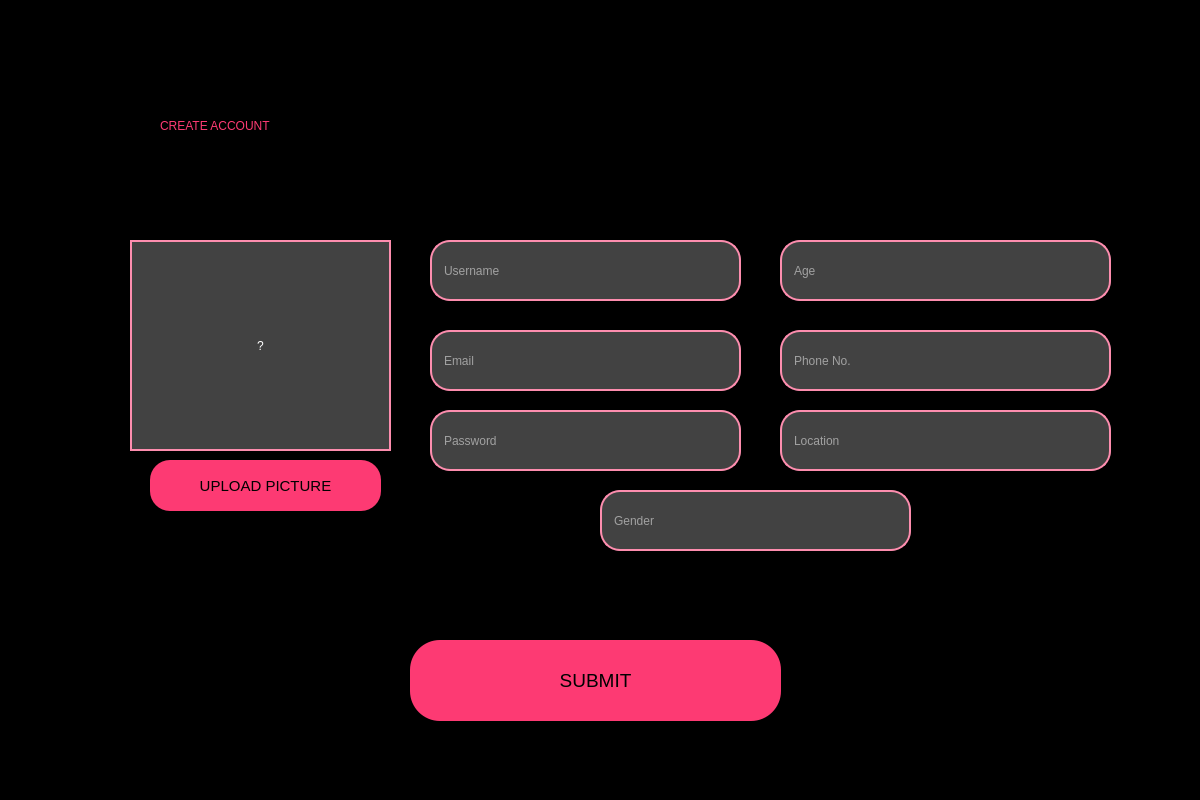
<?xml version="1.0" encoding="UTF-8"?>
<ui version="4.0">
 <class>MainWindow</class>
 <widget class="QMainWindow" name="MainWindow">
  <property name="geometry">
   <rect>
    <x>0</x>
    <y>0</y>
    <width>1200</width>
    <height>800</height>
   </rect>
  </property>
  <property name="windowTitle">
   <string>WELCOME</string>
  </property>
  <property name="styleSheet">
   <string notr="true">background-color: #424242;
background-color: rgb(0, 0, 0);
</string>
  </property>
  <widget class="QWidget" name="centralwidget">
   <widget class="QLabel" name="CreateAccount_Label">
    <property name="geometry">
     <rect>
      <x>160</x>
      <y>50</y>
      <width>981</width>
      <height>151</height>
     </rect>
    </property>
    <property name="styleSheet">
     <string notr="true">color: rgb(253, 58, 115);
font: 75 60pt &quot;Segoe Print&quot;;</string>
    </property>
    <property name="text">
     <string>CREATE ACCOUNT</string>
    </property>
   </widget>
   <widget class="QPushButton" name="submit_Button">
    <property name="geometry">
     <rect>
      <x>410</x>
      <y>640</y>
      <width>371</width>
      <height>81</height>
     </rect>
    </property>
    <property name="font">
     <font>
      <family>Arial</family>
      <pointsize>14</pointsize>
      <weight>50</weight>
      <italic>false</italic>
      <bold>false</bold>
     </font>
    </property>
    <property name="styleSheet">
     <string notr="true">QPushButton{
	background-color: rgb(253, 58, 115);
	border-radius: 30px;
	font: 14pt &quot;Arial&quot;;
}
QPushButton:hover{
	background-color: rgb(253, 141, 174);
}
</string>
    </property>
    <property name="text">
     <string>SUBMIT</string>
    </property>
   </widget>
   <widget class="QLineEdit" name="username_LineEdit">
    <property name="geometry">
     <rect>
      <x>430</x>
      <y>240</y>
      <width>311</width>
      <height>61</height>
     </rect>
    </property>
    <property name="styleSheet">
     <string notr="true">QLineEdit{
	background: #424242;
	border: 2px solid rgb(253, 141, 174);
	border-radius: 20px;
	padding-left: 10px;
	font: 14pt &quot;Arial&quot;;
	color: rgb(255, 255, 255);
}
QLineEdit:focus{
	border: 2px solid #FD3A73;
}</string>
    </property>
    <property name="alignment">
     <set>Qt::AlignLeading|Qt::AlignLeft|Qt::AlignVCenter</set>
    </property>
    <property name="placeholderText">
     <string>Username</string>
    </property>
   </widget>
   <widget class="QLineEdit" name="Email_LineEdit">
    <property name="geometry">
     <rect>
      <x>430</x>
      <y>330</y>
      <width>311</width>
      <height>61</height>
     </rect>
    </property>
    <property name="styleSheet">
     <string notr="true">QLineEdit{
	background: #424242;
	border: 2px solid rgb(253, 141, 174);
	border-radius: 20px;
	padding-left: 10px;
	font: 14pt &quot;Arial&quot;;
	color: rgb(255, 255, 255);
}
QLineEdit:focus{
	border: 2px solid #FD3A73;
}</string>
    </property>
    <property name="text">
     <string/>
    </property>
    <property name="alignment">
     <set>Qt::AlignLeading|Qt::AlignLeft|Qt::AlignVCenter</set>
    </property>
    <property name="placeholderText">
     <string>Email</string>
    </property>
   </widget>
   <widget class="QLineEdit" name="Password_LineEdit">
    <property name="geometry">
     <rect>
      <x>430</x>
      <y>410</y>
      <width>311</width>
      <height>61</height>
     </rect>
    </property>
    <property name="styleSheet">
     <string notr="true">QLineEdit{
	background: #424242;
	border: 2px solid rgb(253, 141, 174);
	border-radius: 20px;
	padding-left: 10px;
	font: 14pt &quot;Arial&quot;;
	color: rgb(255, 255, 255);
}
QLineEdit:focus{
	border: 2px solid #FD3A73;
}</string>
    </property>
    <property name="alignment">
     <set>Qt::AlignLeading|Qt::AlignLeft|Qt::AlignVCenter</set>
    </property>
    <property name="placeholderText">
     <string>Password</string>
    </property>
   </widget>
   <widget class="QLineEdit" name="Age_LineEdit">
    <property name="geometry">
     <rect>
      <x>780</x>
      <y>240</y>
      <width>331</width>
      <height>61</height>
     </rect>
    </property>
    <property name="styleSheet">
     <string notr="true">QLineEdit{
	background: #424242;
	border: 2px solid rgb(253, 141, 174);
	border-radius: 20px;
	padding-left: 10px;
	font: 14pt &quot;Arial&quot;;
	color: rgb(255, 255, 255);
}
QLineEdit:focus{
	border: 2px solid #FD3A73;
}</string>
    </property>
    <property name="alignment">
     <set>Qt::AlignLeading|Qt::AlignLeft|Qt::AlignVCenter</set>
    </property>
    <property name="placeholderText">
     <string>Age</string>
    </property>
   </widget>
   <widget class="QLineEdit" name="Location_LineEdit">
    <property name="geometry">
     <rect>
      <x>780</x>
      <y>410</y>
      <width>331</width>
      <height>61</height>
     </rect>
    </property>
    <property name="styleSheet">
     <string notr="true">QLineEdit{
	background: #424242;
	border: 2px solid rgb(253, 141, 174);
	border-radius: 20px;
	padding-left: 10px;
	font: 14pt &quot;Arial&quot;;
	color: rgb(255, 255, 255);
}
QLineEdit:focus{
	border: 2px solid #FD3A73;
}</string>
    </property>
    <property name="alignment">
     <set>Qt::AlignLeading|Qt::AlignLeft|Qt::AlignVCenter</set>
    </property>
    <property name="placeholderText">
     <string>Location</string>
    </property>
   </widget>
   <widget class="QLineEdit" name="PhoneNo_lineEdit">
    <property name="geometry">
     <rect>
      <x>780</x>
      <y>330</y>
      <width>331</width>
      <height>61</height>
     </rect>
    </property>
    <property name="styleSheet">
     <string notr="true">QLineEdit{
	background: #424242;
	border: 2px solid rgb(253, 141, 174);
	border-radius: 20px;
	padding-left: 10px;
	font: 14pt &quot;Arial&quot;;
	color: rgb(255, 255, 255);
}
QLineEdit:focus{
	border: 2px solid #FD3A73;
}</string>
    </property>
    <property name="alignment">
     <set>Qt::AlignLeading|Qt::AlignLeft|Qt::AlignVCenter</set>
    </property>
    <property name="placeholderText">
     <string>Phone No.</string>
    </property>
   </widget>
   <widget class="QLabel" name="error_label">
    <property name="geometry">
     <rect>
      <x>270</x>
      <y>570</y>
      <width>711</width>
      <height>51</height>
     </rect>
    </property>
    <property name="styleSheet">
     <string notr="true">color: rgb(255, 44, 17);
font: 13pt &quot;MS Shell Dlg 2&quot;;</string>
    </property>
    <property name="text">
     <string/>
    </property>
    <property name="alignment">
     <set>Qt::AlignCenter</set>
    </property>
   </widget>
   <widget class="QLabel" name="Picture_label">
    <property name="geometry">
     <rect>
      <x>130</x>
      <y>240</y>
      <width>261</width>
      <height>211</height>
     </rect>
    </property>
    <property name="styleSheet">
     <string notr="true">color: white;
border: 2px solid rgb(253, 141, 174);
background: #424242;
font: 72pt &quot;MS Shell Dlg 2&quot;;</string>
    </property>
    <property name="text">
     <string>?</string>
    </property>
    <property name="alignment">
     <set>Qt::AlignCenter</set>
    </property>
   </widget>
   <widget class="QPushButton" name="Upload_Picture_button">
    <property name="geometry">
     <rect>
      <x>150</x>
      <y>460</y>
      <width>231</width>
      <height>51</height>
     </rect>
    </property>
    <property name="font">
     <font>
      <family>Arial</family>
      <pointsize>11</pointsize>
      <weight>50</weight>
      <italic>false</italic>
      <bold>false</bold>
     </font>
    </property>
    <property name="styleSheet">
     <string notr="true">QPushButton{
	background-color: rgb(253, 58, 115);
	border-radius: 20px;
	font: 11pt &quot;Arial&quot;;
}
QPushButton:hover{
	background-color: rgb(253, 141, 174);
}
</string>
    </property>
    <property name="text">
     <string>UPLOAD PICTURE</string>
    </property>
   </widget>
   <widget class="QLineEdit" name="Gender_LineEdit">
    <property name="geometry">
     <rect>
      <x>600</x>
      <y>490</y>
      <width>311</width>
      <height>61</height>
     </rect>
    </property>
    <property name="styleSheet">
     <string notr="true">QLineEdit{
	background: #424242;
	border: 2px solid rgb(253, 141, 174);
	border-radius: 20px;
	padding-left: 10px;
	font: 14pt &quot;Arial&quot;;
	color: rgb(255, 255, 255);
}
QLineEdit:focus{
	border: 2px solid #FD3A73;
}</string>
    </property>
    <property name="alignment">
     <set>Qt::AlignLeading|Qt::AlignLeft|Qt::AlignVCenter</set>
    </property>
    <property name="placeholderText">
     <string>Gender</string>
    </property>
   </widget>
   <zorder>username_LineEdit</zorder>
   <zorder>CreateAccount_Label</zorder>
   <zorder>submit_Button</zorder>
   <zorder>Email_LineEdit</zorder>
   <zorder>Password_LineEdit</zorder>
   <zorder>Age_LineEdit</zorder>
   <zorder>Location_LineEdit</zorder>
   <zorder>PhoneNo_lineEdit</zorder>
   <zorder>error_label</zorder>
   <zorder>Picture_label</zorder>
   <zorder>Upload_Picture_button</zorder>
   <zorder>Gender_LineEdit</zorder>
  </widget>
  <widget class="QMenuBar" name="menubar">
   <property name="geometry">
    <rect>
     <x>0</x>
     <y>0</y>
     <width>1200</width>
     <height>26</height>
    </rect>
   </property>
  </widget>
  <widget class="QStatusBar" name="statusbar"/>
 </widget>
 <resources>
  <include location="myimqges.qrc"/>
 </resources>
 <connections/>
</ui>
